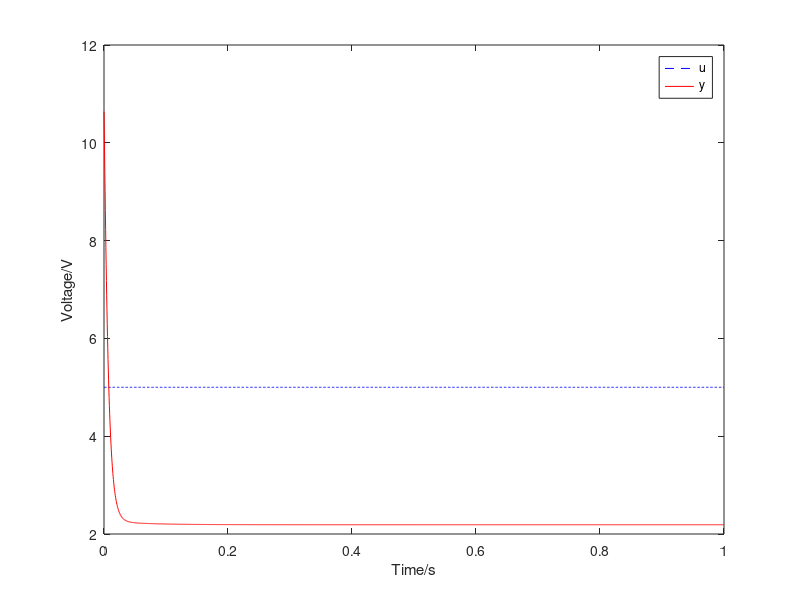

Recreate this plot in MATLAB.
pkg load control;

clear;

R1=470e3;
R2=100e3;
R3=2e3;
R4=7.5e3;
C1=10e-6;
C2=1e-6;
K=1.03;
TE=1.3267e-3;
TM=0.0909;

G=tf([R2*R4*TE*TM*C1*R3 R2*R4*(TE*TM+(TE+TM)*C1*R3) R2*R4*(TE+TM)+C1*R3 R2*R4], [TE*TM*C2*R1*R3*R4 R1*R3*(TE*TM+(TE+TM)*C2*R4) R1*R3*(TE+TM+C2*R4)+K*C1*R2*R3*R4 (R1*R3+K*R2*R4)]);
stepsize=5;

[y_unit t]=step(G,1);
y=y_unit*stepsize;
u=ones(length(t),1)*stepsize;

figure
plot(t,u,'b--',t,y,'r-')
legend('u','y');
xlabel('Time/s');
ylabel('Voltage/V');
